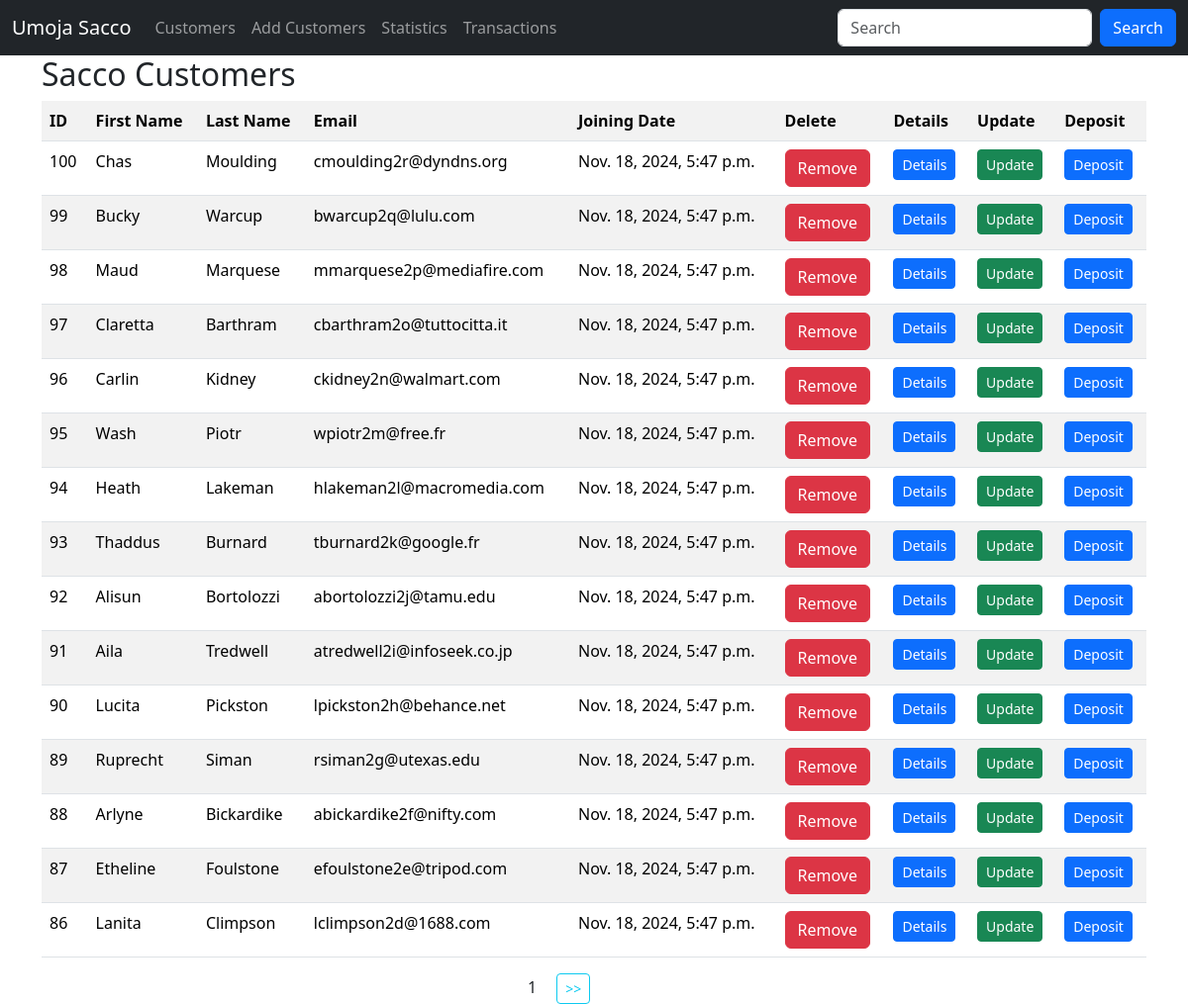
The page / on the database its author committed.
### sacco_app/models.py (models this page shows)
class Customer(models.Model):
    first_name = models.CharField(max_length=30)
    last_name = models.CharField(max_length=30)
    email = models.EmailField(unique=True)
    dob = models.DateField()
    gender = models.CharField(max_length=10)
    weight = models.IntegerField(default=0)
    created_at = models.DateTimeField(auto_now_add=True)
    updated_at = models.DateTimeField(auto_now=True)
    class Meta:
        db_table = 'customers'

### sacco_app/views.py (the view)
# urls.py: path('', views.customers, name='customers'),
def customers(request):
    data = Customer.objects.all().order_by('-id').values()# ORM select * from customers
    paginator = Paginator(data, 15)
    page = request.GET.get('page', 1)
    try:
      paginated_data = paginator.page(page)
    except  EmptyPage:
        paginated_data = paginator.page(1)
    return render(request, "customers.html", {"data": paginated_data})

### templates/customers.html (shortened to what this page needs)
{% extends 'master.html' %}
{% block content %}
    <div class="container">
        <h2>Sacco Customers</h2>
        <table class="table table-striped">
            <tr>
                <th>ID</th>
                <th>First Name</th>
                <th>Last Name</th>
                <th>Email</th>
                <th>Joining Date</th>
                <th>Delete</th>
                <th>Details</th>
                <th>Update</th>
                <th>Deposit</th>
            </tr>
            {% for customer in data.object_list %}
                <tr>
                    <td>{{ customer.id }}</td>
                    <td>{{ customer.first_name }}</td>
                    <td>{{ customer.last_name }}</td>
                    <td>{{ customer.email }}</td>
                    <td>{{ customer.created_at }}</td>
                    <td>
                        <a class="btn btn-danger" href="{% url 'delete_customers' customer.id %}">Remove</a>
                    </td>
                    <td>
                        <a class="btn btn-primary btn-sm" href="{% url 'customer_details' customer.id %}">Details</a>
                    </td>
                    <td>
                        <a class="btn btn-success btn-sm" href="{% url 'update_customer' customer.id %}">Update</a>
                    </td>
                    <td>
                        <a class="btn btn-primary btn-sm" href="{% url 'deposit' customer.id %}">Deposit</a>
                    </td>
                </tr>
            {% empty %}
                <p>No customers in the sacco</p>
            {% endfor %}
        </table>
        <div class="row justify-content-center">
            <div class="col-sm-2">
                <span class="mx-3">{{ data.number }}</span>
                {% if data.has_next %}
                    <a class="btn btn-outline-info btn-sm" href="?page={{ data.next_page_number }}"> >></a>
                {% endif %}
            </div>
        </div>
    </div>
{% endblock %}

### templates/master.html (shortened to what this page needs)
<!DOCTYPE html>
<html lang="en">
<head>
    <link href="https://cdn.jsdelivr.net/npm/bootstrap@5.3.3/dist/css/bootstrap.min.css" rel="stylesheet">
</head>
<body>
<nav class="navbar navbar-expand-sm navbar-dark bg-dark">
    <div class="container-fluid">
        <a class="navbar-brand" href="">Umoja Sacco</a>
        <div class="collapse navbar-collapse" id="mynavbar">
            <ul class="navbar-nav me-auto">
                <li class="nav-item">
                    <a class="nav-link" href="{% url 'customers' %}">Customers</a>
                </li>
                <li class="nav-item">
                    <a class="nav-link" href="{% url 'add_customer' %}">Add Customers</a>
                </li>
                <li class="nav-item">
                    <a class="nav-link" href="#">Statistics</a>
                </li>
                <li class="nav-item">
                    <a class="nav-link" href="#">Transactions</a>
                </li>
            </ul>
            <form class="d-flex" method="get" action="{% url 'search_customer' %}">
                <input class="form-control me-2" type="text" name="search" placeholder="Search">
                <button class="btn btn-primary" type="submit">Search</button>
            </form>
        </div>
    </div>
</nav>
{% block content %}
{% endblock %}
</body>
</html>

### rows shown on the page
Customer: id "100", first_name "Chas", last_name "Moulding", email "cmoulding2r@dyndns.org", created_at "Nov. 18, 2024, 5:47 p.m."
Customer: id "99", first_name "Bucky", last_name "Warcup", email "bwarcup2q@lulu.com", created_at "Nov. 18, 2024, 5:47 p.m."
Customer: id "98", first_name "Maud", last_name "Marquese", email "mmarquese2p@mediafire.com", created_at "Nov. 18, 2024, 5:47 p.m."
Customer: id "97", first_name "Claretta", last_name "Barthram", email "cbarthram2o@tuttocitta.it", created_at "Nov. 18, 2024, 5:47 p.m."
Customer: id "96", first_name "Carlin", last_name "Kidney", email "ckidney2n@walmart.com", created_at "Nov. 18, 2024, 5:47 p.m."
Customer: id "95", first_name "Wash", last_name "Piotr", email "wpiotr2m@free.fr", created_at "Nov. 18, 2024, 5:47 p.m."
Customer: id "94", first_name "Heath", last_name "Lakeman", email "hlakeman2l@macromedia.com", created_at "Nov. 18, 2024, 5:47 p.m."
Customer: id "93", first_name "Thaddus", last_name "Burnard", email "tburnard2k@google.fr", created_at "Nov. 18, 2024, 5:47 p.m."
Customer: id "92", first_name "Alisun", last_name "Bortolozzi", email "abortolozzi2j@tamu.edu", created_at "Nov. 18, 2024, 5:47 p.m."
Customer: id "91", first_name "Aila", last_name "Tredwell", email "atredwell2i@infoseek.co.jp", created_at "Nov. 18, 2024, 5:47 p.m."
Customer: id "90", first_name "Lucita", last_name "Pickston", email "lpickston2h@behance.net", created_at "Nov. 18, 2024, 5:47 p.m."
Customer: id "89", first_name "Ruprecht", last_name "Siman", email "rsiman2g@utexas.edu", created_at "Nov. 18, 2024, 5:47 p.m."
Customer: id "88", first_name "Arlyne", last_name "Bickardike", email "abickardike2f@nifty.com", created_at "Nov. 18, 2024, 5:47 p.m."
Customer: id "87", first_name "Etheline", last_name "Foulstone", email "efoulstone2e@tripod.com", created_at "Nov. 18, 2024, 5:47 p.m."
Customer: id "86", first_name "Lanita", last_name "Climpson", email "lclimpson2d@1688.com", created_at "Nov. 18, 2024, 5:47 p.m."

### other values the page prints
{{ data.number }} "1"
